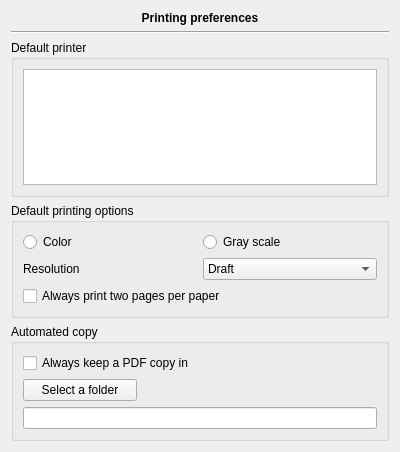
<?xml version="1.0" encoding="UTF-8"?>
<ui version="4.0">
 <class>Print::Internal::PrinterPreferences</class>
 <widget class="QWidget" name="Print::Internal::PrinterPreferences">
  <property name="geometry">
   <rect>
    <x>0</x>
    <y>0</y>
    <width>400</width>
    <height>452</height>
   </rect>
  </property>
  <property name="windowTitle">
   <string>Printing preferences</string>
  </property>
  <layout class="QGridLayout" name="gridLayout">
   <item row="0" column="0">
    <widget class="QLabel" name="label">
     <property name="sizePolicy">
      <sizepolicy hsizetype="Expanding" vsizetype="Fixed">
       <horstretch>0</horstretch>
       <verstretch>0</verstretch>
      </sizepolicy>
     </property>
     <property name="font">
      <font>
       <weight>75</weight>
       <bold>true</bold>
      </font>
     </property>
     <property name="text">
      <string>Printing preferences</string>
     </property>
     <property name="alignment">
      <set>Qt::AlignCenter</set>
     </property>
    </widget>
   </item>
   <item row="1" column="0">
    <widget class="Line" name="line">
     <property name="orientation">
      <enum>Qt::Horizontal</enum>
     </property>
    </widget>
   </item>
   <item row="2" column="0">
    <widget class="QGroupBox" name="groupBox">
     <property name="title">
      <string>Default printer</string>
     </property>
     <layout class="QGridLayout" name="gridLayout_2">
      <item row="0" column="0">
       <widget class="QListWidget" name="printerList">
        <property name="sizePolicy">
         <sizepolicy hsizetype="Expanding" vsizetype="Preferred">
          <horstretch>0</horstretch>
          <verstretch>0</verstretch>
         </sizepolicy>
        </property>
        <property name="alternatingRowColors">
         <bool>true</bool>
        </property>
        <property name="uniformItemSizes">
         <bool>true</bool>
        </property>
       </widget>
      </item>
     </layout>
    </widget>
   </item>
   <item row="3" column="0">
    <widget class="QGroupBox" name="groupBox_2">
     <property name="title">
      <string>Default printing options</string>
     </property>
     <layout class="QGridLayout" name="gridLayout_3">
      <item row="1" column="0">
       <widget class="QLabel" name="label_3">
        <property name="text">
         <string>Resolution</string>
        </property>
       </widget>
      </item>
      <item row="1" column="1">
       <widget class="QComboBox" name="resolutionCombo">
        <item>
         <property name="text">
          <string>Draft</string>
         </property>
        </item>
        <item>
         <property name="text">
          <string>Normal</string>
         </property>
        </item>
        <item>
         <property name="text">
          <string>High</string>
         </property>
        </item>
       </widget>
      </item>
      <item row="0" column="0">
       <widget class="QRadioButton" name="colorBox">
        <property name="text">
         <string>Color</string>
        </property>
       </widget>
      </item>
      <item row="0" column="1">
       <widget class="QRadioButton" name="grayBox">
        <property name="text">
         <string>Gray scale</string>
        </property>
       </widget>
      </item>
      <item row="2" column="0" colspan="2">
       <widget class="QCheckBox" name="nupBox">
        <property name="text">
         <string>Always print two pages per paper</string>
        </property>
       </widget>
      </item>
     </layout>
    </widget>
   </item>
   <item row="4" column="0">
    <widget class="QGroupBox" name="pdfGroupBox">
     <property name="enabled">
      <bool>true</bool>
     </property>
     <property name="title">
      <string>Automated copy</string>
     </property>
     <layout class="QGridLayout" name="gridLayout_4">
      <item row="0" column="0" rowspan="2" colspan="3">
       <widget class="QCheckBox" name="keepPdfBox">
        <property name="enabled">
         <bool>true</bool>
        </property>
        <property name="text">
         <string>Always keep a PDF copy in</string>
        </property>
       </widget>
      </item>
      <item row="3" column="0" colspan="3">
       <widget class="QLineEdit" name="folderName">
        <property name="enabled">
         <bool>true</bool>
        </property>
       </widget>
      </item>
      <item row="2" column="0">
       <widget class="QPushButton" name="selectFolderButton">
        <property name="enabled">
         <bool>true</bool>
        </property>
        <property name="text">
         <string>Select a folder</string>
        </property>
       </widget>
      </item>
     </layout>
    </widget>
   </item>
   <item row="5" column="0">
    <spacer name="verticalSpacer">
     <property name="orientation">
      <enum>Qt::Vertical</enum>
     </property>
     <property name="sizeHint" stdset="0">
      <size>
       <width>20</width>
       <height>40</height>
      </size>
     </property>
    </spacer>
   </item>
  </layout>
 </widget>
 <resources/>
 <connections/>
</ui>
